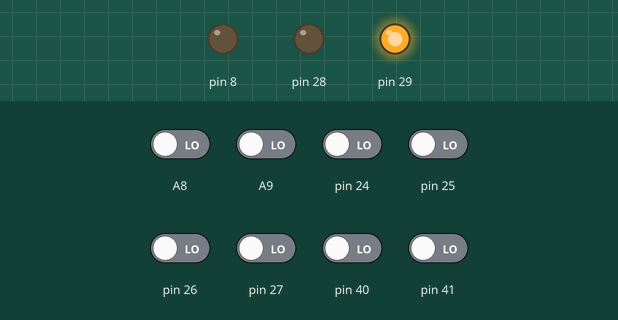
Bench run of a program on a simulated Teensy 4. On the bench: output pins drawn as LEDs (lit = HIGH). Dashed ring = blinking. The inputs (shaded band) are chosen by the test bench; at power-on: A8, A9, pin 24–27, pin 40, pin 41 LOW.

Above: at 3.2 s.
3.3 s: pin 27 driven HIGH
At 4.2 s:
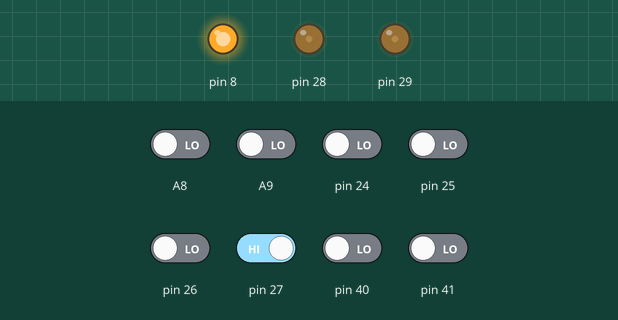
4.8 s: A9 driven HIGH
At 5.9 s:
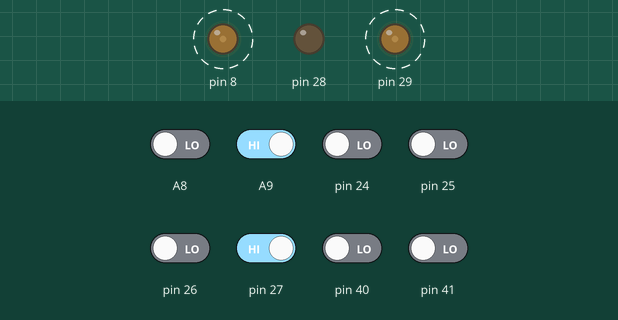
6.3 s: A9 driven LOW
At 7.5 s:
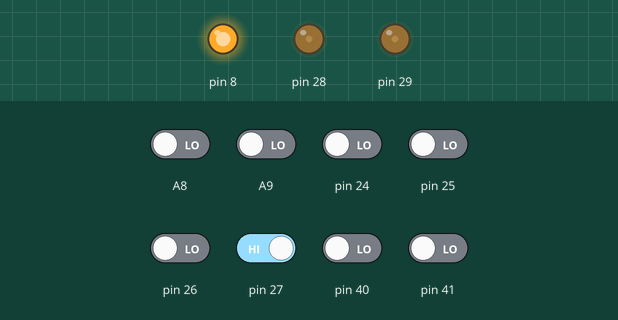
7.8 s: pin 24 driven HIGH
At 8.2 s:
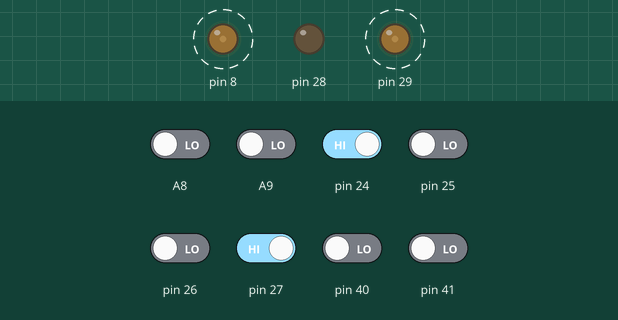
Timing chart, 0 to 56.8 s (numbered marks = the images above; inputs shaded):
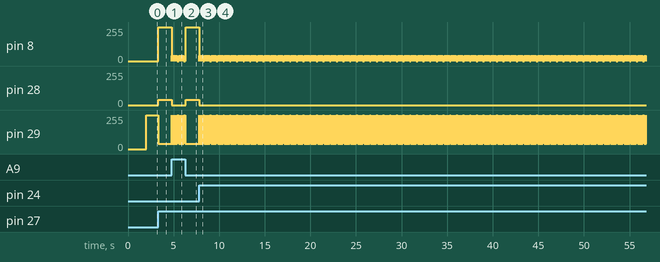

The program:

main.cpp
```cpp
#include "ZEM_DIGITAL_PINS.h"
#include <CONSTANTE.h>
#include <ZEM_DIGITAL_FUNCTII.h>
#include <OBSTACOLE.h>
void setup() {
  led1on(),led2on();
  delay(2000);
  led1off(),led2off();
  Serial.begin(9600);
}

void loop() {
  read_sensors();//citeste senzorii
  if(number_read>=8){ // daca numarul de senzori cititi este mai mare, este intersectie
    forward(t_forward_intersection); // merge in fata t_fo... milisecunde
    read_sensors(); //citeste din nou senzorii
    if(!line){ //daca nu vede linia, e giratoriu
      roundabout(); // executa rutina de giratoriu
    }
    else{
      resetPID();
      follow_line(); //daca nu reseteaza pidul si urmareste linia
    }
  }else{
    if(values[0]){
      forward(t_forward_chicane);
      turnLeftUntilLine();
    }
    else if(values[number_sensors-1]){
      forward(t_forward_chicane);
      turnRightUntilLine();
    }
  }
  follow_line();
}
```

Measured:
- after the input at 3.3 s, pin 8: 0/255 → 255/255 at once; pin 28: 0/255 → 40/255 at once; pin 29: 255/255 → 40/255 at once
- after the input at 4.8 s, pin 8: alternates 40/255 for 0.04 s and 0/255 for 0.01 s, starting at once; pin 28: 40/255 → 0/255 at once; pin 29: alternates 255/255 for 0.01 s and 40/255 for 0.04 s, starting at once
- after the input at 6.3 s, pin 28: 0/255 → 40/255 at once; pin 29: goes on until 6.3 s, then stays 40/255
- after the input at 7.8 s, pin 8: alternates 40/255 for 0.04 s and 0/255 for 0.01 s, starting at once; pin 28: 40/255 → 0/255 at once; pin 29: alternates 255/255 for 0.01 s and 40/255 for 0.04 s, starting at once
